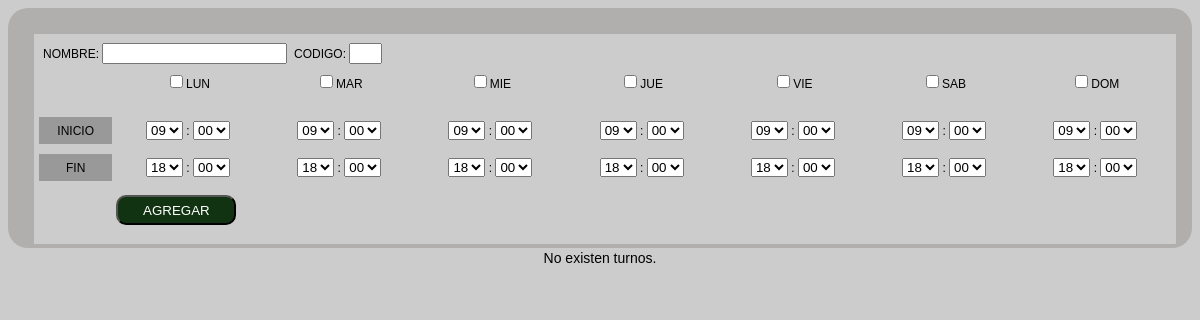
Before: / with the older database file.
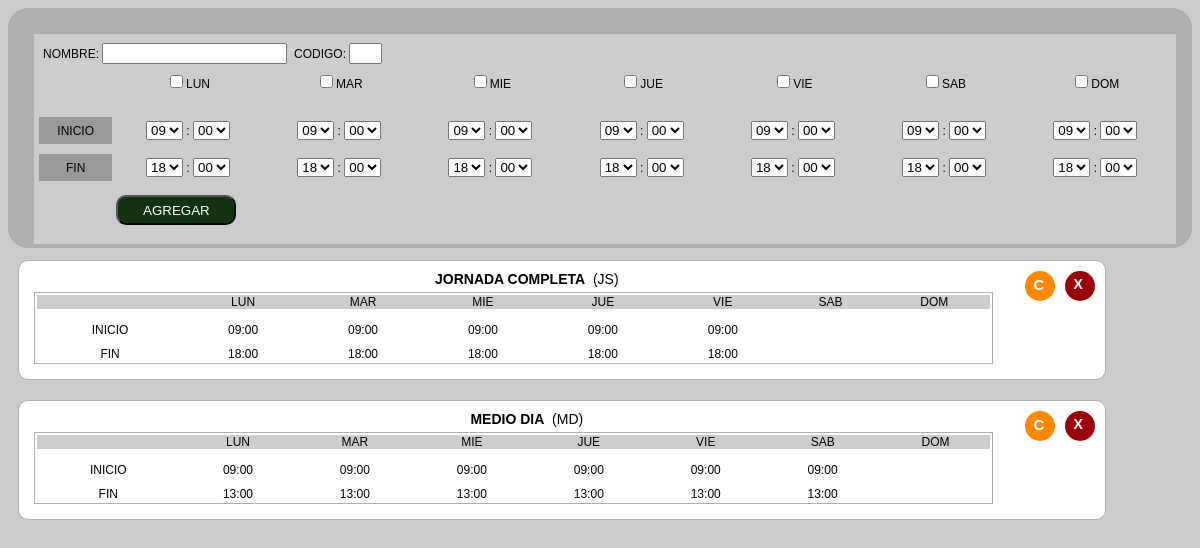
After: the same page with the newer database file.
### API/models.py (models this page shows, shortened)
class Turnos(models.Model):
    list_display = ('id', 'codigo', 'nombre', 'dias', 'rango')
    nombre = models.CharField(max_length=50)
    codigo = models.CharField(max_length=5,default='')
    dias = models.CharField(max_length=200)
    rango = models.CharField(max_length=200)

### API/views.py (the view)
# urls.py: path('', views.index, name='index'),
def index(request):
    Lista = Turnos.objects.all()
    context = {'Turnos': Lista}
    return render(request, 'index.html', context)

### API/templates/index.html (shortened to what this page needs)
    <div style="background-color: #b1aeae; padding: 20px; height: 200px; text-align: center; border-radius: 20px;">
      <table width="90%" border="0" cellspacing="0" cellpadding="4" style="text-align: center; width:100%; background-color:#CCC; padding:5px;">
        <tr style="text-align: center;">
          <td colspan="7" style="text-align:left">NOMBRE: <input type="text" id="nombre">&nbsp;&nbsp;CODIGO: <input type="text" id="codigo" size="1" maxlength="5"></td>
        </tr>
        <tr style="text-align: center;">
          <td>&nbsp;</td>
          <td><input type="checkbox" id="lun{{turno.id}}" {% if turno.dias.0 == "1" %} checked {% endif %}>LUN</td>
          <td><input type="checkbox" id="mar{{turno.id}}" {% if turno.dias.1 == "1" %} checked {% endif %}>MAR</td>
          <td><input type="checkbox" id="mie{{turno.id}}" {% if turno.dias.2 == "1" %} checked {% endif %}>MIE</td>
          <td><input type="checkbox" id="jue{{turno.id}}" {% if turno.dias.3 == "1" %} checked {% endif %}>JUE</td>
          <td><input type="checkbox" id="vie{{turno.id}}" {% if turno.dias.4 == "1" %} checked {% endif %}>VIE</td>
          <td><input type="checkbox" id="sab{{turno.id}}" {% if turno.dias.5 == "1" %} checked {% endif %}>SAB</td>
          <td><input type="checkbox" id="dom{{turno.id}}" {% if turno.dias.6 == "1" %} checked {% endif %}>DOM</td>
        </tr>
        <tr>
          <td>&nbsp;</td>
          <td>&nbsp;</td>
          <td>&nbsp;</td>
          <td>&nbsp;</td>
          <td>&nbsp;</td>
          <td>&nbsp;</td>
          <td>&nbsp;</td>
          <td>&nbsp;</td>
        </tr>
        <tr>
          <td bgcolor="#999999">INICIO</td>
          <td>
            <select name="hora_inicio_lun" id="hora_inicio_lun">
              <option value="09" selected="selected">09</option>
            </select>
            :
            <select name="min_inicio_lun" id="min_inicio_lun">
              <option value="00">00</option>
          </select></td>
          <td><select name="hora_inicio_mar" id="hora_inicio_mar">
            <option value="09" selected="selected">09</option>
          </select>
      :
      <select name="min_inicio_mar" id="min_inicio_mar">
        <option value="00">00</option>
      </select></td>
          <td><select name="hora_inicio_mie" id="hora_inicio_mie">
            <option value="09" selected="selected">09</option>
          </select>
      :
      <select name="min_inicio_mie" id="min_inicio_mie">
        <option value="00">00</option>
      </select></td>
          <td><select name="hora_inicio_jue" id="hora_inicio_jue">
            <option value="09" selected="selected">09</option>
          </select>
      :
      <select name="min_inicio_jue" id="min_inicio_jue">
        <option value="00">00</option>
      </select></td>
          <td><select name="hora_inicio_vie" id="hora_inicio_vie">
            <option value="09" selected="selected">09</option>
          </select>
      :
      <select name="min_inicio_vie" id="min_inicio_vie">
        <option value="00">00</option>
      </select></td>
          <td><select name="hora_inicio_sab" id="hora_inicio_sab">
            <option value="09" selected="selected">09</option>
          </select>
      :
      <select name="min_inicio_sab" id="min_inicio_sab">
        <option value="00">00</option>
      </select></td>
          <td><select name="hora_inicio_dom" id="hora_inicio_dom">
            <option value="09" selected="selected">09</option>
          </select>
      :
      <select name="min_inicio_dom" id="min_inicio_dom">
        <option value="00">00</option>
      </select></td>
        </tr>
        <tr>
          <td height="10" colspan="8"></td>
        </tr>
        <tr>
          <td bgcolor="#999999">FIN</td>
          <td><select name="hora_fin_lun" id="hora_fin_lun">
            <option value="18" selected="selected">18</option>
          </select>
      :
      <select name="min_fin_lun" id="min_fin_lun">
        <option value="00">00</option>
      </select></td>
          <td><select name="hora_fin_mar" id="hora_fin_mar">
            <option value="18" selected="selected">18</option>
          </select>
      :
      <select name="min_fin_mar" id="min_fin_mar">
        <option value="00">00</option>
      </select></td>
          <td><select name="hora_fin_mie" id="hora_fin_mie">
            <option value="18" selected="selected">18</option>
          </select>
      :
      <select name="min_fin_mie" id="min_fin_mie">
        <option value="00">00</option>
      </select></td>
          <td><select name="hora_fin_jue" id="hora_fin_jue">
            <option value="18" selected="selected">18</option>
          </select>
      :
      <select name="min_fin_jue" id="min_fin_jue">
        <option value="00">00</option>
      </select></td>
          <td><select name="hora_fin_vie" id="hora_fin_vie">
            <option value="18" selected="selected">18</option>
          </select>
      :
      <select name="min_fin_vie" id="min_fin_vie">
        <option value="00">00</option>
      </select></td>
          <td><select name="hora_fin_sab" id="hora_fin_sab">
            <option value="18" selected="selected">18</option>
          </select>
      :
      <select name="min_fin_sab" id="min_fin_sab">
        <option value="00">00</option>
      </select></td>
          <td><select name="hora_fin_dom" id="hora_fin_dom">
            <option value="18" selected="selected">18</option>
          </select>
      :
      <select name="min_fin_dom" id="min_fin_dom">
        <option value="00">00</option>
      </select></td>
        </tr>
        <tr>
          <td height="10"></td>
          <td height="10"></td>
          <td height="10"></td>
          <td height="10"></td>
          <td height="10"></td>
          <td height="10"></td>
          <td height="10"></td>
          <td height="10"></td>
        </tr>
        <tr>
          <td></td>
          <td colspan="7" style="text-align: left;">
            <div id="botones" style="text-align: left;">
              <input class="boton" type="submit" name="agregar2" id="agregar2" value="AGREGAR" onclick="agrega_turno()"/>
          </td>
        </tr>
        <tr>
          <td height="10"></td>
          <td height="10"></td>
          <td height="10"></td>
          <td height="10"></td>
          <td height="10"></td>
          <td height="10"></td>
          <td height="10"></td>
          <td height="10"></td>
        </tr>
    </table>
  </div>
  <div style="width: 100%; text-align:center; margin: 0 auto;"
    {% if Turnos %}
        <div style="background-color: #FFF;">
        {% for turno in Turnos %}
            <div class="box" id="box{{turno.id}}">
                <div class="dia_1"><b>{{ turno.nombre|upper }}</b>&nbsp;&nbsp;({{turno.codigo|upper}})
                  <div class="boton_eli" style="position: relative;float: right;" onclick="elimina_turno({{ turno.id }})"><div style="position:absolute;top:5px; left:9px;" onclick="elimina_turno({{ turno.id }})">X</div></div>
                  <div class="boton_mod" style="position: relative;float: right;" onclick="modificar_turno({{ turno.id }})"><div style="position:absolute;top:5px; left:9px;" onclick="modificar_turno({{ turno.id }})">C</div></div>
                </div>
                <table width="90%" border="0" cellspacing="0" cellpadding="0" style="text-align: center;">
                    <tr style="background-color: #CCC;">
                      <td>&nbsp;</td>
                      <td>LUN</td>
                      <td>MAR</td>
                      <td>MIE</td>
                      <td>JUE</td>
                      <td>VIE</td>
                      <td>SAB</td>
                      <td>DOM</td>
                    </tr>
                    <tr>
                      <td>&nbsp;</td>
                      <td>&nbsp;</td>
                      <td>&nbsp;</td>
                      <td>&nbsp;</td>
                      <td>&nbsp;</td>
                      <td>&nbsp;</td>
                      <td>&nbsp;</td>
                      <td>&nbsp;</td>
                    </tr>
                    <tr>
                      <td>INICIO</td>
                      <td>
                        {% if turno.dias.0 == "1" %}
                        {{ turno.rango.0 }}{{ turno.rango.1 }}:{{ turno.rango.3 }}{{ turno.rango.4 }}
                        {% endif %}
                      </td>
                      <td>
                        {% if turno.dias.1 == "1" %}
                        {{ turno.rango.12 }}{{ turno.rango.13 }}:{{ turno.rango.15 }}{{ turno.rango.16 }}
                        {% endif %}
                      </td>
                      <td>
                        {% if turno.dias.2 == "1" %}
                        {{ turno.rango.24 }}{{ turno.rango.25 }}:{{ turno.rango.27 }}{{ turno.rango.28 }}
                        {% endif %}
                      </td>
                      <td>
                          {% if turno.dias.3 == "1" %}
                          {{ turno.rango.36 }}{{ turno.rango.37 }}:{{ turno.rango.39 }}{{ turno.rango.40 }}
                          {% endif %}
                      </td>
                      <td>
                          {% if turno.dias.4 == "1" %}
                          {{ turno.rango.48 }}{{ turno.rango.49 }}:{{ turno.rango.51 }}{{ turno.rango.52 }}
                          {% endif %}
                      </td>
                      <td>
                          {% if turno.dias.5 == "1" %}
                          {{ turno.rango.60 }}{{ turno.rango.61 }}:{{ turno.rango.63 }}{{ turno.rango.64 }}
                          {% endif %}
                      </td>
                      <td>
                      </td>
                    </tr>
                    <tr>
                      <td height="10" colspan="8"></td>
                    </tr>
                    <tr>
                      <td>FIN</td>
                      <td>
                        {% if turno.dias.0 == "1" %}
                        {{ turno.rango.6 }}{{ turno.rango.7 }}:{{ turno.rango.9 }}{{ turno.rango.10 }}
                        {% endif %}
                      </td>
                      <td>
                        {% if turno.dias.1 == "1" %}
                        {{ turno.rango.18 }}{{ turno.rango.19 }}:{{ turno.rango.21 }}{{ turno.rango.22 }}
                        {% endif %}
                      </td>
                      <td>
                        {% if turno.dias.2 == "1" %}
                        {{ turno.rango.30 }}{{ turno.rango.31 }}:{{ turno.rango.33 }}{{ turno.rango.34 }}
                        {% endif %}
                      </td>
                      <td>
                        {% if turno.dias.3 == "1" %}
                        {{ turno.rango.42 }}{{ turno.rango.43 }}:{{ turno.rango.45 }}{{ turno.rango.46 }}
                        {% endif %}
                      </td>
                      <td>
                        {% if turno.dias.4 == "1" %}
                        {{ turno.rango.54 }}{{ turno.rango.55 }}:{{ turno.rango.57 }}{{ turno.rango.58 }}
                        {% endif %}
                      </td>
                      <td>
                        {% if turno.dias.5 == "1" %}
                        {{ turno.rango.66 }}{{ turno.rango.67 }}:{{ turno.rango.69 }}{{ turno.rango.70 }}
                        {% endif %}
                      </td>
                      <td>
                      </td>
                    </tr>
                </table>
            </div>
        {% endfor %}
        </div>
    {% else %}
        <p>No existen turnos.</p>
    {% endif %}
  </div>

### API/templates/index.html (style rules this page uses)
.box { position: relative; float:left; border: 1px solid #b1aeae; margin: 10px; padding: 10px; border-radius: 10px; width: 90%; background-color: #FFF; }
table { font-size: 12px; position: relative; float:left; margin: 5px; padding: 2px; border:1px solid #b1aeae; }
.boton { cursor:pointer; background-color:#123312; width:120px; height:30px; border-radius:10px; color: #FFF; }
.boton_eli { cursor:pointer; background-color:#99040b; width:30px; height:30px; border-radius:20px; color: #FFF; display: inline; text-align: center; font-weight:900; }
.boton_mod { cursor:pointer; background-color:#ff8800; width:30px; height:30px; border-radius:20px; color: #FFF; display: inline; text-align: center; font-size: 15px; font-weight:900; margin-right: 10px; }

Changed rows visible on the page:
added Turnos: nombre "JORNADA COMPLETA", codigo "JS", rango.0 "0", rango.1 "9", rango.3 "0", rango.4 "0", rango.12 "0", rango.13 "9", rango.15 "0", rango.16 "0", rango.24 "0", rango.25 "9", rango.27 "0", rango.28 "0", rango.36 "0", rango.37 "9", rango.39 "0", rango.40 "0", rango.48 "0", rango.49 "9", rango.51 "0", rango.52 "0", rango.6 "1", rango.7 "8", rango.9 "0", rango.10 "0", rango.18 "1", rango.19 "8", rango.21 "0", rango.22 "0", rango.30 "1", rango.31 "8", rango.33 "0", rango.34 "0", rango.42 "1", rango.43 "8", rango.45 "0", rango.46 "0", rango.54 "1", rango.55 "8", rango.57 "0", rango.58 "0"
added Turnos: nombre "MEDIO DIA", codigo "MD", rango.0 "0", rango.1 "9", rango.3 "0", rango.4 "0", rango.12 "0", rango.13 "9", rango.15 "0", rango.16 "0", rango.24 "0", rango.25 "9", rango.27 "0", rango.28 "0", rango.36 "0", rango.37 "9", rango.39 "0", rango.40 "0", rango.48 "0", rango.49 "9", rango.51 "0", rango.52 "0", rango.60 "0", rango.61 "9", rango.63 "0", rango.64 "0", rango.6 "1", rango.7 "3", rango.9 "0", rango.10 "0", rango.18 "1", rango.19 "3", rango.21 "0", rango.22 "0", rango.30 "1", rango.31 "3", rango.33 "0", rango.34 "0", rango.42 "1", rango.43 "3", rango.45 "0", rango.46 "0", rango.54 "1", rango.55 "3", rango.57 "0", rango.58 "0", rango.66 "1", rango.67 "3", rango.69 "0", rango.70 "0"
Other visible differences:
text no longer shown: "No existen turnos."
